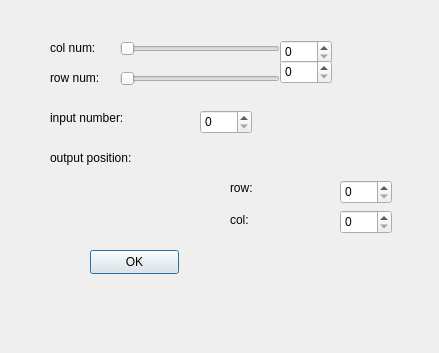
<?xml version="1.0" encoding="UTF-8"?>
<ui version="4.0">
 <class>Dialog</class>
 <widget class="QDialog" name="Dialog">
  <property name="geometry">
   <rect>
    <x>0</x>
    <y>0</y>
    <width>439</width>
    <height>353</height>
   </rect>
  </property>
  <property name="windowTitle">
   <string>Dialog</string>
  </property>
  <widget class="QSpinBox" name="rowspin">
   <property name="geometry">
    <rect>
     <x>280</x>
     <y>40</y>
     <width>52</width>
     <height>24</height>
    </rect>
   </property>
  </widget>
  <widget class="QLabel" name="label_3">
   <property name="geometry">
    <rect>
     <x>230</x>
     <y>210</y>
     <width>71</width>
     <height>20</height>
    </rect>
   </property>
   <property name="text">
    <string>col:</string>
   </property>
  </widget>
  <widget class="QSpinBox" name="colspin">
   <property name="geometry">
    <rect>
     <x>280</x>
     <y>60</y>
     <width>52</width>
     <height>24</height>
    </rect>
   </property>
  </widget>
  <widget class="QLabel" name="label_4">
   <property name="geometry">
    <rect>
     <x>50</x>
     <y>40</y>
     <width>72</width>
     <height>15</height>
    </rect>
   </property>
   <property name="text">
    <string>col num:</string>
   </property>
  </widget>
  <widget class="QSlider" name="rowscroll1">
   <property name="geometry">
    <rect>
     <x>120</x>
     <y>40</y>
     <width>160</width>
     <height>18</height>
    </rect>
   </property>
   <property name="orientation">
    <enum>Qt::Horizontal</enum>
   </property>
  </widget>
  <widget class="QSlider" name="rowscroll2">
   <property name="geometry">
    <rect>
     <x>120</x>
     <y>70</y>
     <width>160</width>
     <height>18</height>
    </rect>
   </property>
   <property name="orientation">
    <enum>Qt::Horizontal</enum>
   </property>
  </widget>
  <widget class="QLabel" name="label3">
   <property name="geometry">
    <rect>
     <x>50</x>
     <y>110</y>
     <width>121</width>
     <height>16</height>
    </rect>
   </property>
   <property name="text">
    <string>input number:</string>
   </property>
  </widget>
  <widget class="QSpinBox" name="spinBox">
   <property name="geometry">
    <rect>
     <x>340</x>
     <y>210</y>
     <width>52</width>
     <height>24</height>
    </rect>
   </property>
  </widget>
  <widget class="QLabel" name="label4">
   <property name="geometry">
    <rect>
     <x>50</x>
     <y>150</y>
     <width>141</width>
     <height>16</height>
    </rect>
   </property>
   <property name="text">
    <string>output position:</string>
   </property>
  </widget>
  <widget class="QPushButton" name="OK">
   <property name="geometry">
    <rect>
     <x>90</x>
     <y>250</y>
     <width>89</width>
     <height>24</height>
    </rect>
   </property>
   <property name="text">
    <string>OK</string>
   </property>
  </widget>
  <widget class="QSpinBox" name="spinBox_2">
   <property name="geometry">
    <rect>
     <x>340</x>
     <y>180</y>
     <width>52</width>
     <height>24</height>
    </rect>
   </property>
  </widget>
  <widget class="QSpinBox" name="inputNum">
   <property name="geometry">
    <rect>
     <x>200</x>
     <y>110</y>
     <width>52</width>
     <height>24</height>
    </rect>
   </property>
  </widget>
  <widget class="QLabel" name="label_5">
   <property name="geometry">
    <rect>
     <x>230</x>
     <y>180</y>
     <width>61</width>
     <height>16</height>
    </rect>
   </property>
   <property name="text">
    <string>row:</string>
   </property>
  </widget>
  <widget class="QLabel" name="label2">
   <property name="geometry">
    <rect>
     <x>50</x>
     <y>70</y>
     <width>72</width>
     <height>15</height>
    </rect>
   </property>
   <property name="text">
    <string>row num:</string>
   </property>
  </widget>
 </widget>
 <resources/>
 <connections/>
</ui>
